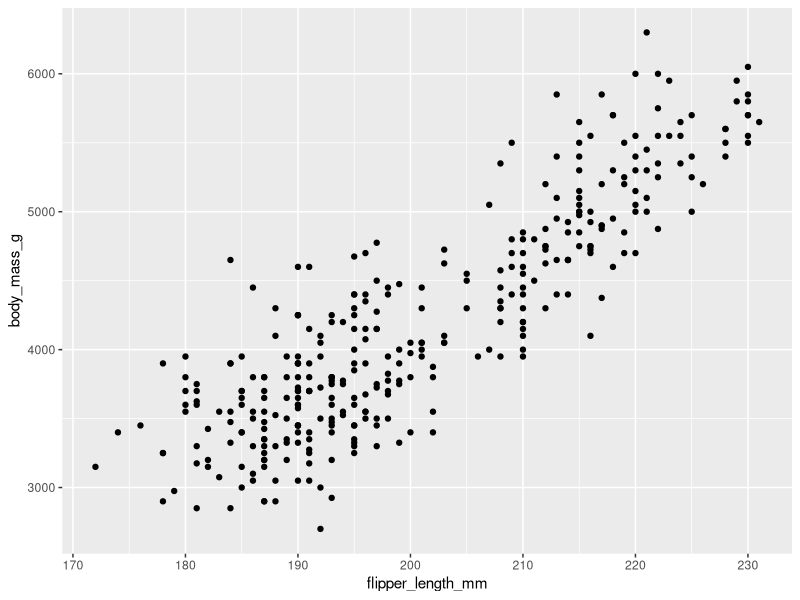
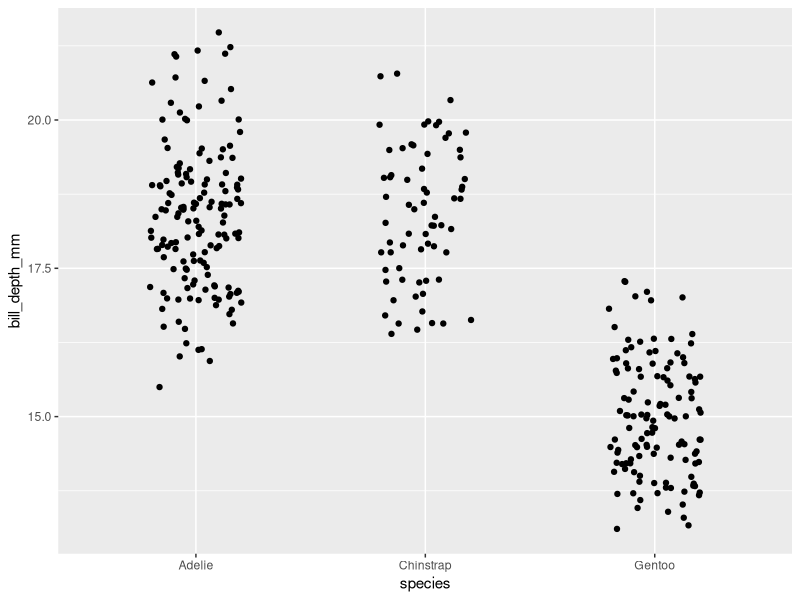
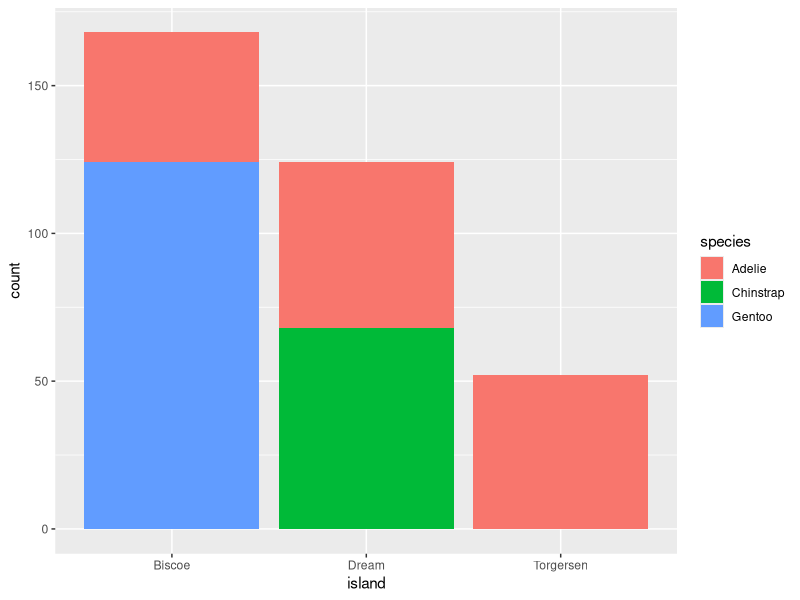

Reproduce these figures in R, in order.
## ---- chunk 1
knitr::opts_chunk$set(echo = TRUE, message = FALSE, warning = FALSE)
## ---- chunk 2
library(tidyverse)
library(palmerpenguins)
## ---- chunk 3
ggplot(data = penguins) +
  geom_point(aes(x = flipper_length_mm, y = body_mass_g))
## ---- chunk 4
ggplot(data = penguins) +
  geom_jitter(aes(x = species, y = bill_depth_mm), width = 0.2)
## ---- chunk 5
ggplot(data = penguins) +
  geom_bar(aes(x = island, fill = species))
